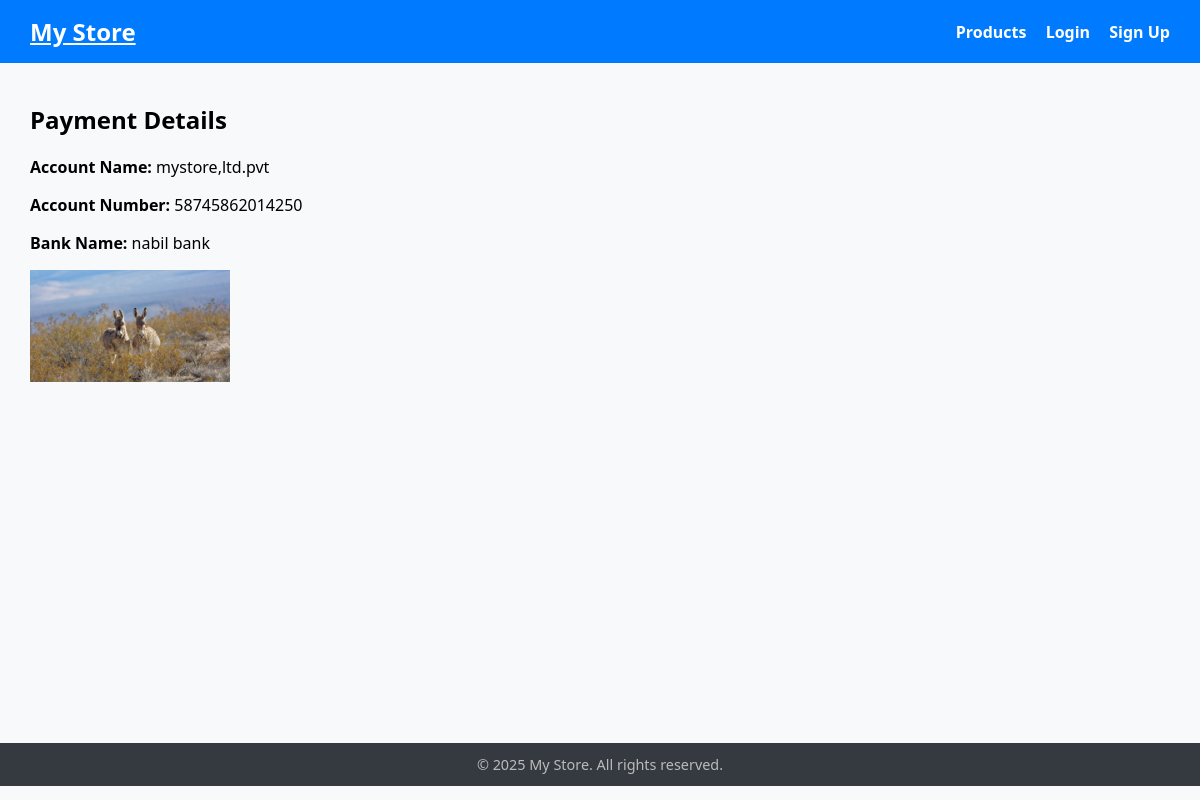
/payment/, run on the app's committed database.
### store/models.py (models this page shows, shortened)
class PaymentInfo(models.Model):
    account_name = models.CharField(max_length=100)
    account_number = models.CharField(max_length=50)
    bank_name = models.CharField(max_length=100)
    qr_code = models.ImageField(upload_to='payment_qr/')

### store/views.py (the view)
# urls.py: path('payment/', views.payment_info_view, name='payment_info'),
def payment_info_view(request):
    payment_info = PaymentInfo.objects.first()  # Assume one payment info only
    context = {
        'payment_info': payment_info
    }
    return render(request, 'store/payment_info.html', context)

### store/templates/store/payment_info.html (shortened to what this page needs)
{% extends "base.html" %}
{% block content %}
<h2 class="mb-4">Payment Details</h2>
<div class="card p-4 shadow-sm mx-auto" style="max-width: 400px;">
  <p><strong>Account Name:</strong> {{ payment_info.account_name }}</p>
  <p><strong>Account Number:</strong> {{ payment_info.account_number }}</p>
  <p><strong>Bank Name:</strong> {{ payment_info.bank_name }}</p>
  {% if payment_info.qr_code %}
    <div class="text-center mt-4">
      <img src="{{ payment_info.qr_code.url }}" alt="QR Code" class="img-fluid" style="max-width: 200px;"/>
    </div>
  {% endif %}
</div>
{% endblock %}

### templates/base.html (style rules this page uses)
body { font-family: 'Segoe UI', Tahoma, Geneva, Verdana, sans-serif; background-color: #f8f9fa; margin: 0; padding: 0; }

### data on the page
PaymentInfo: account_name "mystore,ltd.pvt", account_number "58745862014250", bank_name "nabil bank", qr_code (picture)
